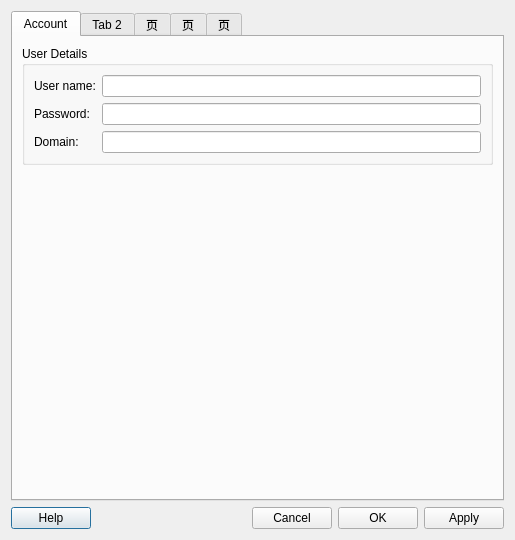
<?xml version="1.0" encoding="UTF-8"?>
<ui version="4.0">
 <class>SipAccountPropertiesWindow</class>
 <widget class="QDialog" name="SipAccountPropertiesWindow">
  <property name="geometry">
   <rect>
    <x>0</x>
    <y>0</y>
    <width>515</width>
    <height>540</height>
   </rect>
  </property>
  <property name="windowTitle">
   <string>Properties of Account #</string>
  </property>
  <layout class="QVBoxLayout" name="verticalLayout">
   <item>
    <widget class="QTabWidget" name="tabWidget">
     <property name="currentIndex">
      <number>0</number>
     </property>
     <widget class="QWidget" name="tab">
      <attribute name="title">
       <string>Account</string>
      </attribute>
      <layout class="QVBoxLayout" name="verticalLayout_2">
       <item>
        <widget class="QGroupBox" name="groupBox">
         <property name="title">
          <string>User Details</string>
         </property>
         <layout class="QGridLayout" name="gridLayout">
          <item row="0" column="0">
           <widget class="QLabel" name="label">
            <property name="text">
             <string>User name:</string>
            </property>
           </widget>
          </item>
          <item row="0" column="1">
           <widget class="QLineEdit" name="lineEdit"/>
          </item>
          <item row="1" column="0">
           <widget class="QLabel" name="label_2">
            <property name="text">
             <string>Password: </string>
            </property>
           </widget>
          </item>
          <item row="1" column="1">
           <widget class="QLineEdit" name="lineEdit_2"/>
          </item>
          <item row="2" column="0">
           <widget class="QLabel" name="label_3">
            <property name="text">
             <string>Domain: </string>
            </property>
           </widget>
          </item>
          <item row="2" column="1">
           <widget class="QLineEdit" name="lineEdit_3"/>
          </item>
         </layout>
        </widget>
       </item>
       <item>
        <spacer name="verticalSpacer">
         <property name="orientation">
          <enum>Qt::Vertical</enum>
         </property>
         <property name="sizeHint" stdset="0">
          <size>
           <width>20</width>
           <height>313</height>
          </size>
         </property>
        </spacer>
       </item>
      </layout>
     </widget>
     <widget class="QWidget" name="tab_2">
      <attribute name="title">
       <string>Tab 2</string>
      </attribute>
     </widget>
     <widget class="QWidget" name="tab_3">
      <attribute name="title">
       <string>页</string>
      </attribute>
     </widget>
     <widget class="QWidget" name="tab_4">
      <attribute name="title">
       <string>页</string>
      </attribute>
     </widget>
     <widget class="QWidget" name="tab_5">
      <attribute name="title">
       <string>页</string>
      </attribute>
     </widget>
    </widget>
   </item>
   <item>
    <layout class="QHBoxLayout" name="horizontalLayout">
     <item>
      <widget class="QPushButton" name="pushButton_4">
       <property name="text">
        <string>Help</string>
       </property>
      </widget>
     </item>
     <item>
      <spacer name="horizontalSpacer">
       <property name="orientation">
        <enum>Qt::Horizontal</enum>
       </property>
       <property name="sizeHint" stdset="0">
        <size>
         <width>40</width>
         <height>20</height>
        </size>
       </property>
      </spacer>
     </item>
     <item>
      <widget class="QPushButton" name="pushButton">
       <property name="text">
        <string>Cancel</string>
       </property>
      </widget>
     </item>
     <item>
      <widget class="QPushButton" name="pushButton_2">
       <property name="text">
        <string>OK</string>
       </property>
      </widget>
     </item>
     <item>
      <widget class="QPushButton" name="pushButton_3">
       <property name="text">
        <string>Apply</string>
       </property>
      </widget>
     </item>
    </layout>
   </item>
  </layout>
 </widget>
 <resources/>
 <connections/>
</ui>
